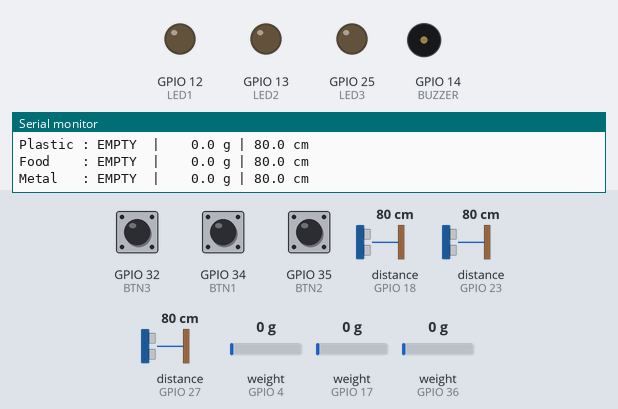
A program run on a simulated ESP32. Parts: output pins drawn as LEDs (lit = HIGH), buzzer (waves = sounding), the last lines printed to the serial monitor. Wiring (inferred from the names in the program): 3 × ultrasonic range finder: trigger GPIO 5, echo GPIO 18 / trigger GPIO 19, echo GPIO 23 / trigger GPIO 26, echo GPIO 27. Inputs (shaded band) come from the test bench; at power-on: distance to the obstacle (sensors on GPIO 18, GPIO 23, GPIO 27) 80 cm, GPIO 32 (BTN3) HIGH, GPIO 34 (BTN1) LOW, GPIO 35 (BTN2) LOW, weight on the scale (sensors on GPIO 4, GPIO 17, GPIO 36) 0 g. The echo pulse lasts 58.3 µs per cm; WiFi joins after 1.5 s; servers stay silent unless stated; pins used as bus, display or sensor lines are not drawn.

Above: at 6.1 s.
6.2 s: distance to the obstacle (sensor on GPIO 18) set to 9 cm
8.4 s: distance to the obstacle (sensor on GPIO 18) set to 6 cm
At 10.7 s:
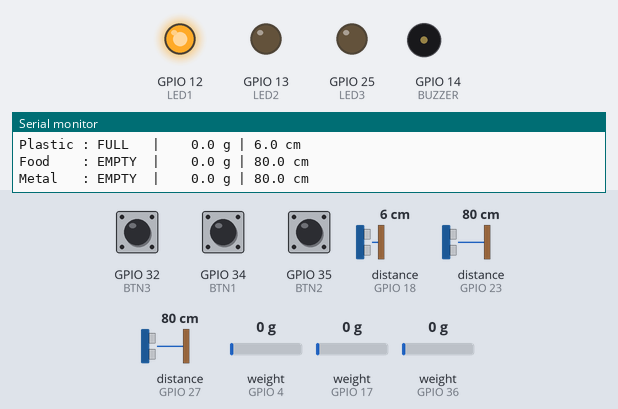
11.6 s: distance to the obstacle (sensor on GPIO 23) set to 9 cm
13.9 s: distance to the obstacle (sensor on GPIO 23) set to 6 cm
At 15.2 s:
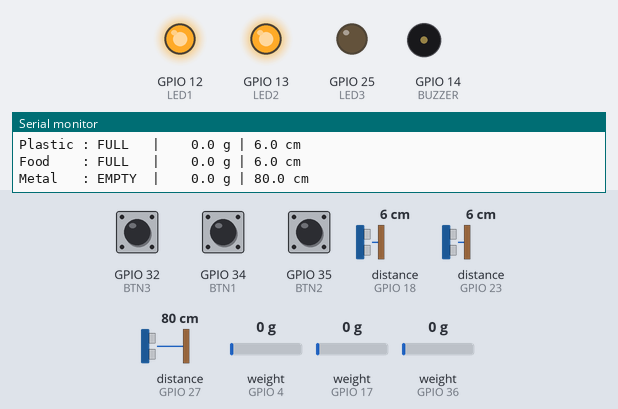
17.1 s: distance to the obstacle (sensor on GPIO 27) set to 9 cm
19.9 s: distance to the obstacle (sensor on GPIO 27) set to 6 cm
At 21.2 s:
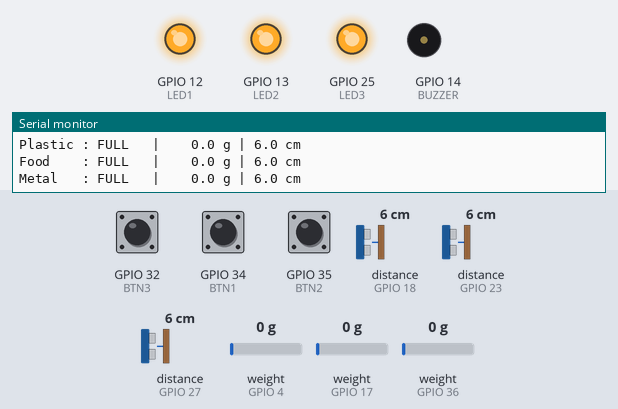
Timing chart, 0 to 24.1 s (numbered marks = the images above; inputs shaded):
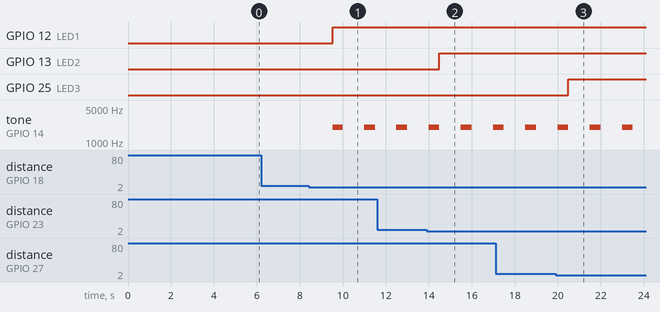

Measured:
- the behaviour switches between 8 and 7 cm on distance to the obstacle (sensor on GPIO 18) (found by bisection; images 0 and 1)
- the behaviour switches between 8 and 7 cm on distance to the obstacle (sensor on GPIO 23) (found by bisection; images 1 and 2)
- the behaviour switches between 8 and 7 cm on distance to the obstacle (sensor on GPIO 27) (found by bisection; images 2 and 3)
- after the input at 8.4 s, GPIO 12 (LED1): LOW → HIGH after 1.1 s; tone on GPIO 14 (BUZZER): alternates 2000 Hz for 0.49 s and silent for 1.0 s, starting after 1.1 s
- after the input at 13.9 s, GPIO 13 (LED2): LOW → HIGH after 0.59 s
- after the input at 19.9 s, GPIO 25 (LED3): LOW → HIGH after 0.59 s

The program:

main.cpp
```cpp
#include <Arduino.h>
#include <WiFi.h>
#include <Firebase_ESP_Client.h>
#include <HX711.h>
#include "addons/TokenHelper.h"
#include "addons/RTDBHelper.h"

//  WIFI

#define WIFI_SSID     "Avii"
#define WIFI_PASSWORD "Avishka04"

//  FIREBASE

#define DATABASE_SECRET "bzJ1X7QqxRNoMdQY8rQmiADwZrwe40k4r6EBFYPq"
#define API_KEY         "AIzaSyAE2jjgeKgqIiHy4NhzVbcHSr-qoBrFUc4"
#define DATABASE_URL    "smartwastepro-1085e-default-rtdb.asia-southeast1.firebasedatabase.app"

FirebaseData   fbdo;
FirebaseAuth   auth;
FirebaseConfig config;

//  PIN DEFINITIONS

#define TRIG1 5
#define ECHO1 18
#define TRIG2 19
#define ECHO2 23
#define TRIG3 26
#define ECHO3 27

#define LED1 12
#define LED2 13
#define LED3 25

#define BUZZER 14

#define DT1  36
#define SCK1 33
#define DT2  4
#define SCK2 16
#define DT3  17
#define SCK3 21

// GPIO 34 & 35 are INPUT-ONLY  i added external 10kΩ pullup to 3.3V

#define BTN1 34
#define BTN2 35
#define BTN3 32

//  FILL  level for bin hight

#define FULL_LEVEL  8
#define LEVEL_75   14
#define LEVEL_50   22

// TIMING

#define SENSOR_INTERVAL   500
#define FIREBASE_INTERVAL 3000
#define BUZZER_BEEP_ON    200
#define BUZZER_BEEP_OFF   800
#define DEBOUNCE_MS        50

//  WEIGHT FILTER

#define WEIGHT_SAMPLES   10
#define WEIGHT_DEADBAND   5.0f

// LONG PRESS DURATION — 2000ms = 2 seconds  ( for buttons to trare rests to 0)

#define LONG_PRESS_MS 2000


//  load cell 3  separate controllers

HX711 scale1, scale2, scale3;

unsigned long prevSensorMillis   = 0;
unsigned long prevFirebaseMillis = 0;
unsigned long buzzerMillis       = 0;

bool buzzerState  = false;
bool buzzerActive = false;

String lastL1 = "INIT", lastL2 = "INIT", lastL3 = "INIT";
float  lastW1 = -999.0f, lastW2 = -999.0f, lastW3 = -999.0f;

float wBuf1[WEIGHT_SAMPLES] = {};
float wBuf2[WEIGHT_SAMPLES] = {};
float wBuf3[WEIGHT_SAMPLES] = {};
int   wIdx  = 0;
bool  wFull = false;


// Button long-press detection variables

bool          btn1Last = HIGH, btn2Last = HIGH, btn3Last = HIGH;    // last button state (HIGH = not pressed, LOW = pressed)
unsigned long btn1PressTime = 0,  btn2PressTime = 0,  btn3PressTime = 0;
bool          btn1Handled  = false, btn2Handled = false, btn3Handled = false; //ensure long-press action runs only once


//  FORWARD DECLARATIONS

float  getDistance(int trigPin, int echoPin);
String getLevel(float d);
float  getRawWeight(HX711 &scale);
float  movingAvg(float *buf, float newVal);
void   handleButtons();
void   controlLED(int pin, const String &level);
void   handleBuzzer(const String &l1, const String &l2, const String &l3);
void   sendToFirebase(const String &l1, const String &l2, const String &l3,
                     float w1, float w2, float w3);


//  ULTRASONIC — single  reading for fill level

float getDistance(int trigPin, int echoPin) {

  // Send a clean 10µs trigger pulse

  digitalWrite(trigPin, LOW);
  delayMicroseconds(4);
  digitalWrite(trigPin, HIGH);
  delayMicroseconds(10);
  digitalWrite(trigPin, LOW);

  // Wait for echo, 30ms timeout

  long duration = pulseIn(echoPin, HIGH, 30000UL);

  // If no echo received, sensor is blocked or disconnected

  if (duration == 0) return 999.0f;

  // Convert to cm: speed of sound = 0.0343 cm/µs, divide by 2 (there and back)

  float distance = duration * 0.0343f / 2.0f;
  return distance;
}


//  FILL LEVEL STRING

String getLevel(float d) {
  if (d <= 0.0f || d > 400.0f) return "ERROR";
  if (d < FULL_LEVEL)           return "FULL";
  if (d < LEVEL_75)             return "75%";
  if (d < LEVEL_50)             return "50%";
  return "EMPTY";
}

// WEIGHT
// Only clip clearly negative noise (e.g. < -5g) to 0,
// Tare is triggered by button long-press

float getRawWeight(HX711 &scale) {
  if (!scale.is_ready()) return 0.0f;
  float w = scale.get_units(1);

  // Only clip clearly negative noise,  don't wipe small real weights
  return (w < -5.0f) ? 0.0f : w;
}


//  MOVING AVERAGE — smooth out weight readings, especially when bin is empty or nearly empty

float movingAvg(float *buf, float newVal) {
  buf[wIdx]  = newVal;
  int   count = wFull ? WEIGHT_SAMPLES : (wIdx + 1);
  float sum   = 0.0f;
  for (int i = 0; i < count; i++) sum += buf[i];
  return sum / static_cast<float>(count);
}


// BUTTONS — long press to tare weight to 0 for each bin
//   - Button pressed  → record the time
//   - Button held 2s  → tare once (wasHandled = true)
//   - Button released → reset tracking variables
//   - Short press     → nothing happens

void handleButtons() {
  unsigned long now = millis();

  bool b1 = static_cast<bool>(digitalRead(BTN1));
  bool b2 = static_cast<bool>(digitalRead(BTN2));
  bool b3 = static_cast<bool>(digitalRead(BTN3));

  // Plastic (BTN1)

  if (b1 == LOW && btn1Last == HIGH) {
    // Button just pressed — record time
    btn1PressTime = now;
    btn1Handled   = false;
  }

  if (b1 == LOW && !btn1Handled) {
    // Button is being held — check if 2 seconds have passed

    if ((now - btn1PressTime) >= LONG_PRESS_MS) {
      Serial.println("[BTN] Long press: Tare Plastic");
      scale1.tare();
      memset(wBuf1, 0, sizeof(wBuf1));
      lastW1 = 0.0f;
      Firebase.RTDB.setFloat(&fbdo,
        "/bins/bin001/compartments/plastic/weight", 0.0f);
      btn1Handled = true;  // prevent repeated tare while still held
    }
  }
  if (b1 == HIGH && btn1Last == LOW) {
    // Button released — reset
    btn1Handled = false;
  }
  btn1Last = b1;

  // Food (BTN2)

  if (b2 == LOW && btn2Last == HIGH) {
    btn2PressTime = now;
    btn2Handled   = false;
  }
  if (b2 == LOW && !btn2Handled) {
    if ((now - btn2PressTime) >= LONG_PRESS_MS) {
      Serial.println("[BTN] Long press: Tare Food");
      scale2.tare();
      memset(wBuf2, 0, sizeof(wBuf2));
      lastW2 = 0.0f;
      Firebase.RTDB.setFloat(&fbdo,
        "/bins/bin001/compartments/food/weight", 0.0f);
      btn2Handled = true;
    }
  }
  if (b2 == HIGH && btn2Last == LOW) {
    btn2Handled = false;
  }
  btn2Last = b2;

  // Metal (BTN3)

  if (b3 == LOW && btn3Last == HIGH) {
    btn3PressTime = now;
    btn3Handled   = false;
  }
  if (b3 == LOW && !btn3Handled) {
    if ((now - btn3PressTime) >= LONG_PRESS_MS) {
      Serial.println("[BTN] Long press: Tare Metal");
      scale3.tare();
      memset(wBuf3, 0, sizeof(wBuf3));
      lastW3 = 0.0f;
      Firebase.RTDB.setFloat(&fbdo,
        "/bins/bin001/compartments/metal/weight", 0.0f);
      btn3Handled = true;
    }
  }
  if (b3 == HIGH && btn3Last == LOW) {
    btn3Handled = false;
  }
  btn3Last = b3;
}


//LED — ON only when FULL

void controlLED(int pin, const String &level) {
  digitalWrite(pin, (level == "FULL") ? HIGH : LOW);
}


//  BUZZER — turns ON immediately when FULL


void handleBuzzer(const String &l1, const String &l2, const String &l3) {
  unsigned long now     = millis();
  bool          anyFull = (l1 == "FULL" || l2 == "FULL" || l3 == "FULL");

  if (!anyFull) {
    // No bin is full — silence buzzer and reset state
    if (buzzerActive) {
      ledcWriteTone(0, 0);
      buzzerActive = false;
      buzzerState  = false;
    }
    return;
  }

  // start beeping immediately
  if (!buzzerActive) {
    ledcWriteTone(0, 2000);   // start tone RIGHT NOW
    buzzerState  = true;      //  now in the ON phase
    buzzerMillis = now;       // record when ON phase started
    buzzerActive = true;
    return;
  }

  // Buzzer is already active — run the normal beep pattern
  if (buzzerState) {
    // check if ON duration is done
    if (now - buzzerMillis >= BUZZER_BEEP_ON) {
      ledcWriteTone(0, 0);      // turn off
      buzzerState  = false;
      buzzerMillis = now;
    }
  } else {
    //  check if OFF duration is done
    if (now - buzzerMillis >= BUZZER_BEEP_OFF) {
      ledcWriteTone(0, 2000);   // turn on
      buzzerState  = true;
      buzzerMillis = now;
    }
  }
}


//  FIREBASE

void sendToFirebase(const String &l1, const String &l2, const String &l3,
                    float w1, float w2, float w3) {
  unsigned long now = millis();

  bool levelChanged  = (l1 != lastL1 || l2 != lastL2 || l3 != lastL3);
  bool weightChanged = (fabsf(w1 - lastW1) > WEIGHT_DEADBAND ||
                        fabsf(w2 - lastW2) > WEIGHT_DEADBAND ||
                        fabsf(w3 - lastW3) > WEIGHT_DEADBAND);
  bool forceUpdate   = (now - prevFirebaseMillis >= FIREBASE_INTERVAL);

  if (!levelChanged && !weightChanged && !forceUpdate) return;

  prevFirebaseMillis = now;
  lastL1 = l1; lastL2 = l2; lastL3 = l3;
  lastW1 = w1; lastW2 = w2; lastW3 = w3;

  Serial.println("[FB] Sending update...");

  FirebaseJson json;
  json.set("compartments/plastic/level",  l1);
  json.set("compartments/plastic/weight", w1);
  json.set("compartments/food/level",     l2);
  json.set("compartments/food/weight",    w2);
  json.set("compartments/metal/level",    l3);
  json.set("compartments/metal/weight",   w3);
  json.set("lastUpdated/.sv",             "timestamp");

  if (!Firebase.RTDB.updateNode(&fbdo, "/bins/bin001", &json)) {
    Serial.print("[FB] Error: ");
    Serial.println(fbdo.errorReason());
  }
}


//  SETUP

void setup() {
  Serial.begin(115200);
  delay(200);

  pinMode(TRIG1, OUTPUT); pinMode(ECHO1, INPUT);
  pinMode(TRIG2, OUTPUT); pinMode(ECHO2, INPUT);
  pinMode(TRIG3, OUTPUT); pinMode(ECHO3, INPUT);
  digitalWrite(TRIG1, LOW);
  digitalWrite(TRIG2, LOW);
  digitalWrite(TRIG3, LOW);

  pinMode(LED1, OUTPUT);
  pinMode(LED2, OUTPUT);
  pinMode(LED3, OUTPUT);
  digitalWrite(LED1, LOW);
  digitalWrite(LED2, LOW);
  digitalWrite(LED3, LOW);

  pinMode(BTN1, INPUT);
  pinMode(BTN2, INPUT);
  pinMode(BTN3, INPUT_PULLUP);

  ledcSetup(0, 2000, 8);
  ledcAttachPin(BUZZER, 0);
  ledcWriteTone(0, 0);

  scale1.begin(DT1, SCK1);
  scale2.begin(DT2, SCK2);
  scale3.begin(DT3, SCK3);

  scale1.set_scale(2280.0f);
  scale2.set_scale(2280.0f);
  scale3.set_scale(2280.0f);

  Serial.println("[SCALE] Taring — keep bins empty...");
  delay(200);
  scale1.tare();
  scale2.tare();
  scale3.tare();
  Serial.println("[SCALE] Tare done.");

  Serial.print("[WiFi] Connecting");
  WiFi.begin(WIFI_SSID, WIFI_PASSWORD);
  for (int i = 0; i < 30 && WiFi.status() != WL_CONNECTED; i++) {
    delay(500);
    Serial.print('.');
  }
  if (WiFi.status() == WL_CONNECTED) {
    Serial.print("\n[WiFi] Connected — IP: ");
    Serial.println(WiFi.localIP());
  } else {
    Serial.println("\n[WiFi] Failed — running offline.");
  }

  config.api_key                    = API_KEY;
  config.database_url               = DATABASE_URL;
  config.signer.tokens.legacy_token = DATABASE_SECRET;

  Firebase.begin(&config, &auth);
  Firebase.reconnectWiFi(true);

  Serial.println("[FB] Firebase ready.");
}


//  LOOP

void loop() {
  unsigned long now = millis();

  handleButtons();

  if (now - prevSensorMillis < SENSOR_INTERVAL) return;
  prevSensorMillis = now;

  float d1 = getDistance(TRIG1, ECHO1);
  float d2 = getDistance(TRIG2, ECHO2);
  float d3 = getDistance(TRIG3, ECHO3);

  String l1 = getLevel(d1);
  String l2 = getLevel(d2);
  String l3 = getLevel(d3);

  float w1 = movingAvg(wBuf1, getRawWeight(scale1));
  float w2 = movingAvg(wBuf2, getRawWeight(scale2));
  float w3 = movingAvg(wBuf3, getRawWeight(scale3));

  wIdx = (wIdx + 1) % WEIGHT_SAMPLES;
  if (wIdx == 0) wFull = true;

  Serial.println("\n===== SMART BIN =====");
  Serial.printf("Plastic : %-6s | %6.1f g | %.1f cm\n", l1.c_str(), w1, d1);
  Serial.printf("Food    : %-6s | %6.1f g | %.1f cm\n", l2.c_str(), w2, d2);
  Serial.printf("Metal   : %-6s | %6.1f g | %.1f cm\n", l3.c_str(), w3, d3);

  controlLED(LED1, l1);
  controlLED(LED2, l2);
  controlLED(LED3, l3);

  handleBuzzer(l1, l2, l3);

  if (WiFi.status() == WL_CONNECTED && Firebase.ready()) {
    sendToFirebase(l1, l2, l3, w1, w2, w3);
  }
}
```
